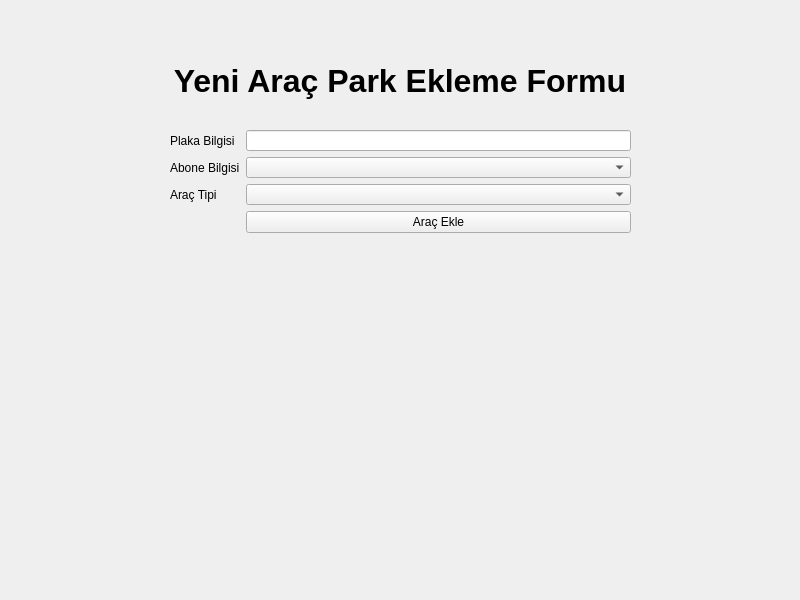
<?xml version="1.0" encoding="UTF-8"?>
<ui version="4.0">
 <class>Form</class>
 <widget class="QWidget" name="Form">
  <property name="geometry">
   <rect>
    <x>0</x>
    <y>0</y>
    <width>800</width>
    <height>600</height>
   </rect>
  </property>
  <property name="windowTitle">
   <string>Araç Park Ekleme Ekranı</string>
  </property>
  <widget class="QLabel" name="label">
   <property name="geometry">
    <rect>
     <x>30</x>
     <y>50</y>
     <width>740</width>
     <height>61</height>
    </rect>
   </property>
   <property name="font">
    <font>
     <pointsize>24</pointsize>
     <weight>75</weight>
     <bold>true</bold>
    </font>
   </property>
   <property name="text">
    <string>Yeni Araç Park Ekleme Formu</string>
   </property>
   <property name="alignment">
    <set>Qt::AlignCenter</set>
   </property>
  </widget>
  <widget class="QWidget" name="formLayoutWidget">
   <property name="geometry">
    <rect>
     <x>170</x>
     <y>130</y>
     <width>461</width>
     <height>103</height>
    </rect>
   </property>
   <layout class="QFormLayout" name="formLayout">
    <item row="0" column="0">
     <widget class="QLabel" name="plakaBilgisiLabel">
      <property name="text">
       <string>Plaka Bilgisi</string>
      </property>
     </widget>
    </item>
    <item row="0" column="1">
     <widget class="QLineEdit" name="plaka_bilgisi"/>
    </item>
    <item row="1" column="0">
     <widget class="QLabel" name="aboneBilgisiLabel_2">
      <property name="text">
       <string>Abone Bilgisi</string>
      </property>
     </widget>
    </item>
    <item row="1" column="1">
     <widget class="QComboBox" name="abone_bilgisi"/>
    </item>
    <item row="2" column="0">
     <widget class="QLabel" name="araTipiLabel">
      <property name="text">
       <string>Araç Tipi</string>
      </property>
     </widget>
    </item>
    <item row="2" column="1">
     <widget class="QComboBox" name="arac_bilgisi"/>
    </item>
    <item row="3" column="1">
     <widget class="QPushButton" name="arac_ekle_btn">
      <property name="text">
       <string>Araç Ekle</string>
      </property>
     </widget>
    </item>
   </layout>
  </widget>
 </widget>
 <resources/>
 <connections/>
</ui>
